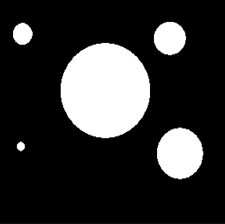
#> input picture sample_data/2.png, 225 x 224 px; its folder holds 3 pictures in this run
$ python train_sample_data.py
#> lines starting #> are read from the running program, lines starting #| are printed output that depends on the picture
### hopfield.py
import numpy as np
from matplotlib import pyplot as plt
import matplotlib.cm as cm
from tqdm import tqdm
from numba import njit

class HopfieldNetwork:
    def __init__(self):
        self.W = None
        self.num_neuron = 0

    def train_weights(self, train_data):
        """Train the weight matrix W using Hebbian learning."""
        print("Training weights...")

        num_samples = len(train_data)
        self.num_neuron = train_data[0].shape[0]

        # Initialize weight matrix W with zeros
        W = np.zeros((self.num_neuron, self.num_neuron), dtype=np.float64)
        avg_activity = np.sum([np.sum(sample) for sample in train_data]) / (num_samples * self.num_neuron)

        # Hebbian learning rule with Numba optimization
        W = self._hebbian_learning(W, train_data, avg_activity, num_samples)

        # Set self.W to the computed weight matrix
        self.W = W

    @staticmethod
    @njit
    def _hebbian_learning(W, train_data, avg_activity, num_samples):
        """Applies the Hebbian learning rule to compute weights."""
        for sample in train_data:
            centered_sample = sample - avg_activity
            W += np.outer(centered_sample, centered_sample)

        # Zero out diagonal to prevent self-connection
        np.fill_diagonal(W, 0)

        # Normalize weights by number of samples
        return W / num_samples

    def predict(self, data, num_iter=20, threshold=0, asynchronous=False):
        """Predict the output for each input pattern."""
        print("Starting prediction...")

        self.num_iter = num_iter
        self.threshold = threshold
        self.asynchronous = asynchronous

        # Predict each sample
        predictions = [self._run_pattern(sample) for sample in tqdm(data, desc="Predicting Samples")]
        return predictions

    def _run_pattern(self, initial_state):
        """Run the Hopfield network until convergence for a given initial state."""
        state = np.copy(initial_state)
        prev_energy = self.compute_energy(state.astype(np.float64))  # Cast to float64

        for _ in range(self.num_iter):
            if self.asynchronous:
                # Asynchronous update
                state = self._asynchronous_update(state.astype(np.float64), self.W, self.threshold, self.num_neuron)
            else:
                # Synchronous update
                state = np.sign(self.W @ state.astype(np.float64) - self.threshold)

            current_energy = self.compute_energy(state.astype(np.float64))  # Cast to float64
            if current_energy == prev_energy:
                break  # Convergence achieved
            prev_energy = current_energy
        return state

    # [8 lines left out: function _asynchronous_update, not called in this run]

    @staticmethod
    @njit
    def compute_energy(state):
        """Calculate the energy of a given state."""
        return -0.5 * state @ state + np.sum(state)

    # [9 lines left out: function plot_weights, not called in this run]

### train_sample_data.py
import numpy as np
np.random.seed(1)
from matplotlib import pyplot as plt
from skimage.filters import threshold_mean
from skimage.transform import resize
from numba import njit, prange
import hopfield
from PIL import Image
import os

# Utility Functions with Numba optimization
@njit(parallel=True, fastmath=True)
def get_corrupted_input(input_data, corruption_level):
    """Corrupt the input by inverting values based on the corruption level."""
    corrupted_data = np.copy(input_data).astype(np.float32)  # Ensure float32
    inversion = np.random.binomial(n=1, p=corruption_level, size=len(input_data))
    for idx in prange(len(input_data)):
        if inversion[idx]:
            corrupted_data[idx] = -input_data[idx]
    return corrupted_data

@njit
def reshape_image(data):
    """Reshape a flat array into a square 2D array."""
    dim = int(np.sqrt(len(data)))
    return np.reshape(data, (dim, dim))

# Keeping plot_results without Numba as plotting doesn’t benefit from it
def plot_results(original, corrupted, predicted, figsize=(5, 6)):
    """Plot and compare original, corrupted, and predicted data."""
    original_images = [reshape_image(d) for d in original]
    corrupted_images = [reshape_image(d) for d in corrupted]
    predicted_images = [reshape_image(d) for d in predicted]

    fig, axarr = plt.subplots(len(original_images), 3, figsize=figsize)
    for i in range(len(original_images)):
        if i == 0:
            axarr[i, 0].set_title('Train data')
            axarr[i, 1].set_title("Corrupted data")
            axarr[i, 2].set_title('Reconstructed data')

        axarr[i, 0].imshow(original_images[i], cmap='gray')
        axarr[i, 0].axis('off')
        axarr[i, 1].imshow(corrupted_images[i], cmap='gray')
        axarr[i, 1].axis('off')
        axarr[i, 2].imshow(predicted_images[i], cmap='gray')
        axarr[i, 2].axis('off')

    # plt.tight_layout()
    plt.savefig("result.png")
    plt.show()


# Preprocessing can stay as it is since it contains non-loop operations
def preprocess_image(img, width, height):
    """Resize, binarize, and flatten an image for Hopfield Network processing."""
    # Resize image
    resized_img = resize(img, (width, height), mode='reflect').astype(np.float32)
    thresh = threshold_mean(resized_img)
    binary_img = resized_img > thresh
    binary_shifted = 2 * binary_img.astype(np.float32) - 1  # Convert to -1, 1 format
    return binary_shifted.flatten()


def load_images(image_path):
    image = Image.open(image_path)
    numpy_image = np.array(image).astype(np.float32)
    print(numpy_image.shape)
    return numpy_image

# Optimized main functions
def main():
    input_directory = "sample_data"
    min_size = 100
    images = []
    for filename in os.listdir(input_directory):
        if filename.lower().endswith(('.png', '.jpg', '.jpeg', '.bmp', '.gif')):
            input_path = os.path.join(input_directory, filename)
            images.append(load_images(input_path))
#> in load_images, image is the input picture: PIL image 225x224 P; min 0, max 255, mean 49.2
#> in load_images, `numpy_image = np.array(image).astype(np.float32)`:
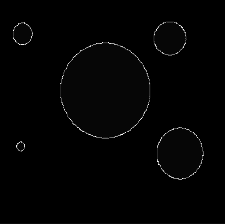
#> numpy_image: shape (224, 225) float32; min 0, max 41, mean 0.5; drawn with min black and max white
#| (224, 225)
#> pass 3 of the loop in main, `for filename in os.listdir(input_directory):`:
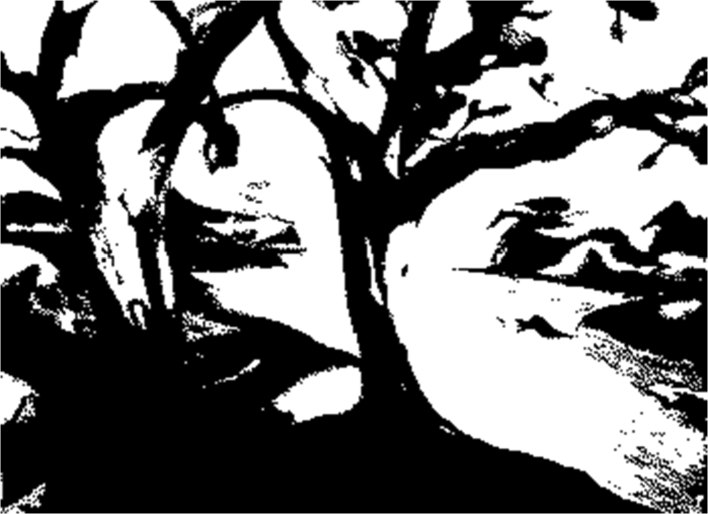
#> input picture sample_data/4.png, 708 x 514 px
#> in load_images, image is the input picture: PIL image 708x514 P; min 0, max 255, mean 115.8
#> in load_images (call 3), `numpy_image = np.array(image).astype(np.float32)`:
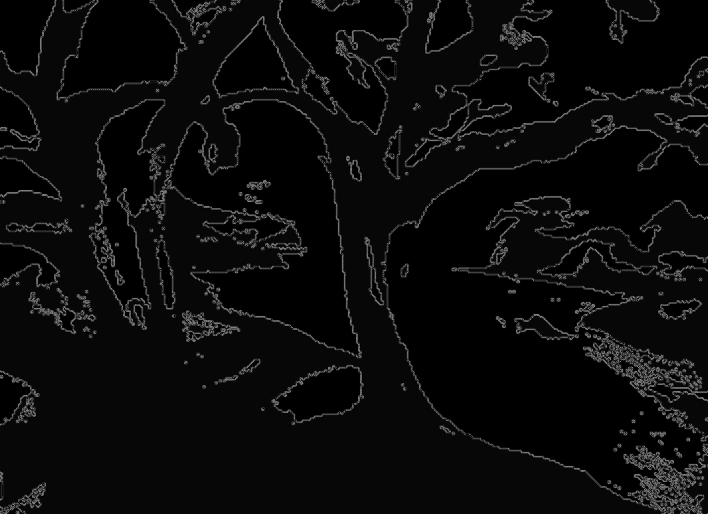
#> numpy_image: shape (514, 708) float32; min 0, max 127, mean 10.8
#| (514, 708)

    print("Starting data preprocessing...")
    processed_data = [preprocess_image(img, min_size, min_size) for img in images]
#> processed_data = 3 items
    # Initialize and train Hopfield Network
    model = hopfield.HopfieldNetwork()
    model.train_weights(processed_data)
#> in train_weights, `num_samples = len(train_data)`: num_samples = 3
#> in train_weights, `avg_activity = np.sum([np.sum(sample) for sample in train_data]) / (nu..`: avg_activity = -0.369

    # Create corrupted test data
    corrupted_data = [get_corrupted_input(d, corruption_level=0.35) for d in processed_data]
#> corrupted_data = 3 items

    # Predict reconstructed images
    predicted_data = model.predict(corrupted_data, num_iter=50, threshold=70, asynchronous=False)
#> the loop in _run_pattern, `for _ in range(self.num_iter):` made 2 passes
#> (current_energy, prev_energy) on pass 1: (-10444, -10444)
#> current_energy on pass 2: -10444
#> after the loop in _run_pattern, `for _ in range(self.num_iter):`: state = 10000 values, max 1 at index 909, min -1 at index 0, mean -0.544
#> the loop in _run_pattern (call 2), `for _ in range(self.num_iter):` made 2 passes
#> (current_energy, prev_energy) on pass 1: (-6286, -6286)
#> current_energy on pass 2: -6286
#> in predict, `predictions = [self._run_pattern(sample) for sample in tqdm(data, desc..`: predictions = 3 items
#> predicted_data = 3 items
    print("Displaying prediction results...")
    plot_results(processed_data, corrupted_data, predicted_data)
#> the loop in plot_results, `for i in range(len(original_images)):` made 3 passes
#> in plot_results, `plt.savefig("result.png")`:
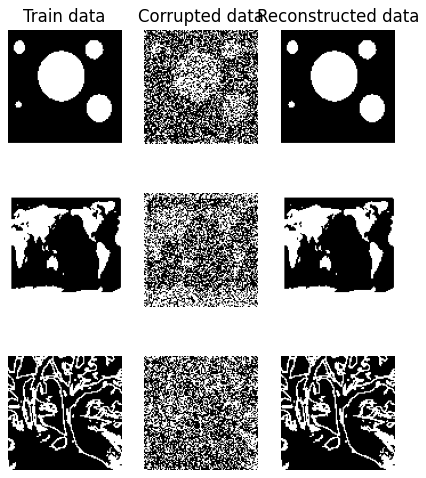
#> figure drawn by matplotlib, 9 panels

    # Optional: Display weights matrix
    # model.plot_weights()

if __name__ == '__main__':
    main()
